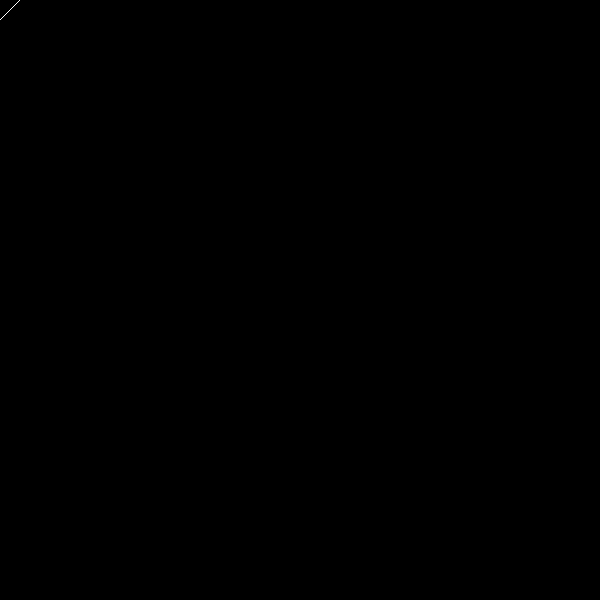
Frame 1 (no input)
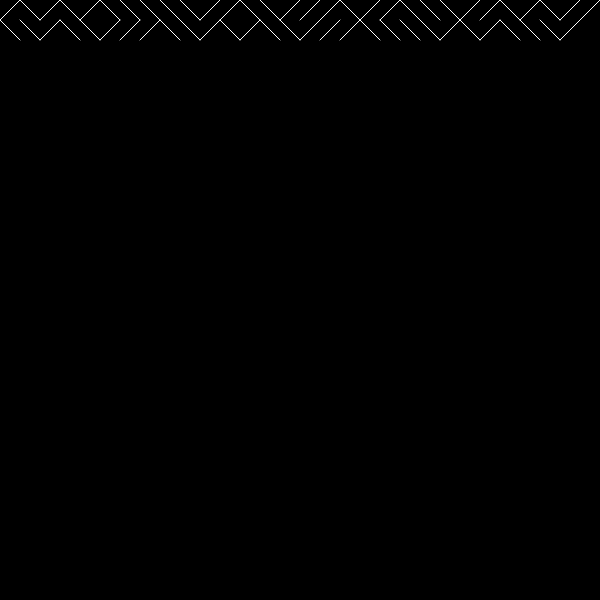
Frame 60 (no input)
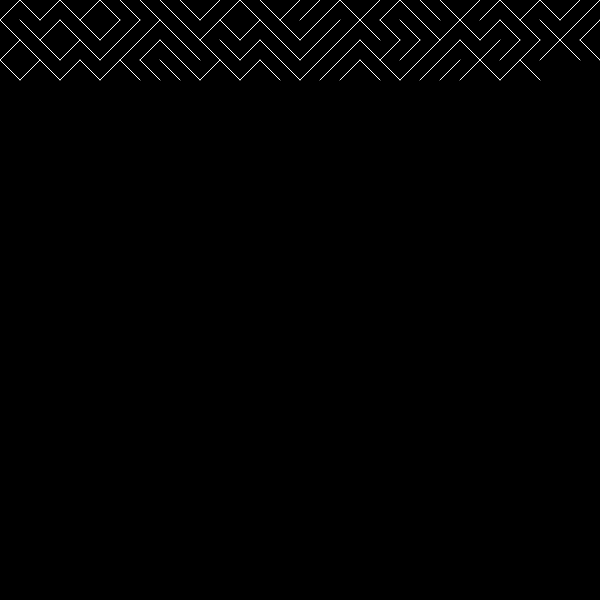
Frame 120 (the mouse pressed at the canvas centre since frame 60)

The p5.js sketch that drew these frames (run headless with seeded random() and noise() and a simulated clock; from frame 60 on, the mouse is pressed at the canvas centre):

// p5.js sketch
// ── sketch.js
// Daniel Shiffman - Coding Train
// 10PRINT
// https://www.youtube.com/watch?v=bEyTZ5ZZxZs

let x = 0;
let y = 0;
let spacing = 20; //distanza tra le varie tiles

function setup() {
  createCanvas(600, 600);
  background(0);
}

function draw() {
  stroke(255);
  if (random(1) < 0.5) {
    line(x, y, x + spacing, y + spacing);
  } else {
    line(x, y + spacing, x + spacing, y);
  }
  x = x + spacing;
  if (x > width) {
    x = 0;
    y = y + spacing;
  }

}
